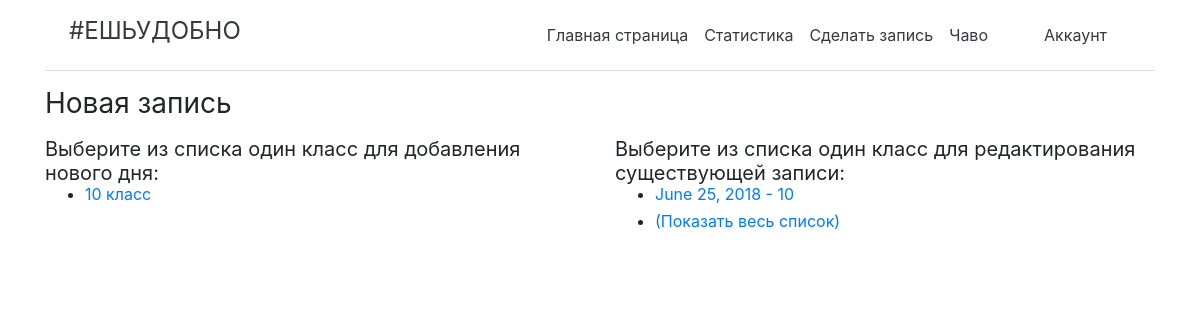
The page /write/ (signed in) on the database as committed earlier.
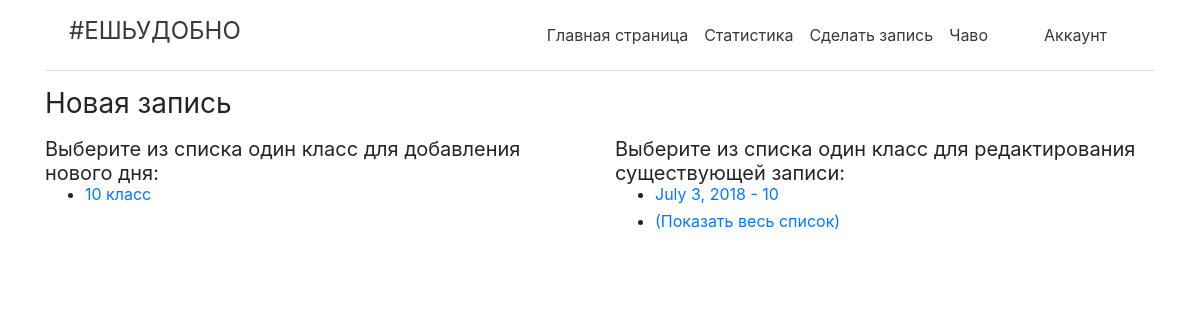
The same page on the database as committed later.
### app/models.py (models this page shows, shortened)
class State(models.Model):
    date = models.DateField(help_text = '- в формате гггг-мм-дд')
    status = models.CharField(max_length=1)
    people = models.ManyToManyField(People,
        help_text = '-выберите только тех, кто пришел!',
        related_name="peoples",
        blank = 'true')
    school_class = models.CharField(max_length=10)
    school_class_id = models.CharField(max_length=10)
    author = models.CharField(max_length=100)
    availability = models.CharField(max_length=2)
    class Meta:
        ordering = ['date']

### app/views.py (the view)
# urls.py: path('write/', views.writeindex, name = 'writeindex'),
@login_required
def writeindex(request):
    if request.user.groups.get().name == 'Writer':
        school_class = SchoolClass.objects.all()
        state_list = State.objects.filter(availability='+').order_by('-date')[0:5]
        return render(
            request,
            'app/writeindex.html',
            context = {'class':school_class, 'state_list':state_list})
    else:
        return render(
            request,
            'app/permissions.html')

### app/templates/app/writeindex.html (shortened to what this page needs)
{% extends "base_generic.html" %}
{% block content %}
<h3 class="my-0 mr-md-auto font-weight-normal">Новая запись</<h3>
<div class="row">
  <div class="col-sm-6">
    <h5 class="my-0 mr-md-auto font-weight-normal">Выберите из списка один класc для добавления нового дня:</<h5>
    <ul>
      {% if class %}
        {% for i in class %}
          <h6 class="my-0 mr-md-auto font-weight-normal"><li><a href='{{ i.id }}'>{{i.school_class}} класс</a></li></h6>
        {% endfor %}
        {% else %}
          <li>Список пуст!</li>
      {% endif %}
    </ul>
  </div>
  <div class="col-sm-6">
    <h5 class="my-0 mr-md-auto font-weight-normal">Выберите из списка один класс для редактирования существующей записи:</<h5>
    <ul>
      {% if state_list %}
        {% for i in state_list %}
          <h6 <h3 class="font-weight-normal"><li><a href="edit/{{i.id}}/{{i.school_class_id}}">{{i.date}} - {{i.school_class}}</a></li>
          </h6>
        {% endfor %}
        <h6 class="my-0 mr-md-auto font-weight-normal"><li><a href="{% url 'list'%}">(Показать весь список)</a></li></h6>
      {% else %}
        <h6 <h3 class="font-weight-normal"><li>Список пуст!</li></h6>
      {% endif %}
    </ul>
  </div>
{% endblock %}

Rows that differ between the two databases and show on the page:
changed State: date "June 25, 2018" → "July 3, 2018"
